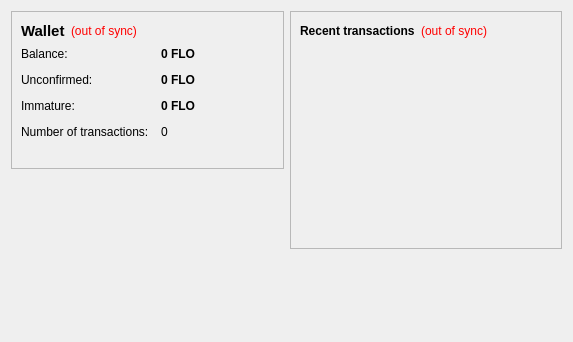
<?xml version="1.0" encoding="UTF-8"?>
<ui version="4.0">
 <class>OverviewPage</class>
 <widget class="QWidget" name="OverviewPage">
  <property name="geometry">
   <rect>
    <x>0</x>
    <y>0</y>
    <width>573</width>
    <height>342</height>
   </rect>
  </property>
  <property name="windowTitle">
   <string>Form</string>
  </property>
  <layout class="QHBoxLayout" name="horizontalLayout" stretch="1,1">
   <item>
    <layout class="QVBoxLayout" name="verticalLayout_2">
     <item>
      <widget class="QFrame" name="frame">
       <property name="frameShape">
        <enum>QFrame::StyledPanel</enum>
       </property>
       <property name="frameShadow">
        <enum>QFrame::Raised</enum>
       </property>
       <layout class="QVBoxLayout" name="verticalLayout_4">
        <item>
         <layout class="QHBoxLayout" name="horizontalLayout_4">
          <item>
           <widget class="QLabel" name="label_5">
            <property name="font">
             <font>
              <pointsize>11</pointsize>
              <weight>75</weight>
              <bold>true</bold>
             </font>
            </property>
            <property name="text">
             <string>Wallet</string>
            </property>
           </widget>
          </item>
          <item>
           <widget class="QLabel" name="labelWalletStatus">
            <property name="toolTip">
             <string>The displayed information may be out of date. Your wallet automatically synchronizes with the G8coin network after a connection is established, but this process has not completed yet.</string>
            </property>
            <property name="styleSheet">
             <string notr="true">QLabel { color: red; }</string>
            </property>
            <property name="text">
             <string notr="true">(out of sync)</string>
            </property>
            <property name="alignment">
             <set>Qt::AlignLeading|Qt::AlignLeft|Qt::AlignVCenter</set>
            </property>
           </widget>
          </item>
          <item>
           <spacer name="horizontalSpacer_2">
            <property name="orientation">
             <enum>Qt::Horizontal</enum>
            </property>
            <property name="sizeHint" stdset="0">
             <size>
              <width>40</width>
              <height>20</height>
             </size>
            </property>
           </spacer>
          </item>
         </layout>
        </item>
        <item>
         <layout class="QFormLayout" name="formLayout_2">
          <property name="fieldGrowthPolicy">
           <enum>QFormLayout::AllNonFixedFieldsGrow</enum>
          </property>
          <property name="horizontalSpacing">
           <number>12</number>
          </property>
          <property name="verticalSpacing">
           <number>12</number>
          </property>
          <item row="0" column="0">
           <widget class="QLabel" name="label">
            <property name="text">
             <string>Balance:</string>
            </property>
           </widget>
          </item>
          <item row="0" column="1">
           <widget class="QLabel" name="labelBalance">
            <property name="font">
             <font>
              <weight>75</weight>
              <bold>true</bold>
             </font>
            </property>
            <property name="cursor">
             <cursorShape>IBeamCursor</cursorShape>
            </property>
            <property name="toolTip">
             <string>Your current balance</string>
            </property>
            <property name="text">
             <string notr="true">0 FLO</string>
            </property>
            <property name="textInteractionFlags">
             <set>Qt::LinksAccessibleByMouse|Qt::TextSelectableByKeyboard|Qt::TextSelectableByMouse</set>
            </property>
           </widget>
          </item>
          <item row="1" column="0">
           <widget class="QLabel" name="label_3">
            <property name="text">
             <string>Unconfirmed:</string>
            </property>
           </widget>
          </item>
          <item row="1" column="1">
           <widget class="QLabel" name="labelUnconfirmed">
            <property name="font">
             <font>
              <weight>75</weight>
              <bold>true</bold>
             </font>
            </property>
            <property name="cursor">
             <cursorShape>IBeamCursor</cursorShape>
            </property>
            <property name="toolTip">
             <string>Total of transactions that have yet to be confirmed, and do not yet count toward the current balance</string>
            </property>
            <property name="text">
             <string notr="true">0 FLO</string>
            </property>
            <property name="textInteractionFlags">
             <set>Qt::LinksAccessibleByMouse|Qt::TextSelectableByKeyboard|Qt::TextSelectableByMouse</set>
            </property>
           </widget>
          </item>
          <item row="3" column="0">
           <widget class="QLabel" name="label_2">
            <property name="text">
             <string>Number of transactions:</string>
            </property>
           </widget>
          </item>
          <item row="3" column="1">
           <widget class="QLabel" name="labelNumTransactions">
            <property name="toolTip">
             <string>Total number of transactions in wallet</string>
            </property>
            <property name="text">
             <string notr="true">0</string>
            </property>
           </widget>
          </item>
          <item row="2" column="0">
           <widget class="QLabel" name="labelImmatureText">
            <property name="text">
             <string>Immature:</string>
            </property>
           </widget>
          </item>
          <item row="2" column="1">
           <widget class="QLabel" name="labelImmature">
            <property name="font">
             <font>
              <weight>75</weight>
              <bold>true</bold>
             </font>
            </property>
            <property name="toolTip">
             <string>Mined balance that has not yet matured</string>
            </property>
            <property name="text">
             <string notr="true">0 FLO</string>
            </property>
            <property name="textInteractionFlags">
             <set>Qt::LinksAccessibleByMouse|Qt::TextSelectableByKeyboard|Qt::TextSelectableByMouse</set>
            </property>
           </widget>
          </item>
         </layout>
        </item>
        <item>
         <widget class="QLabel" name="label_wallet_bgcoin">
          <property name="text">
           <string/>
          </property>
          <property name="pixmap">
           <pixmap resource="../bitcoin.qrc">:/images/wallet_bgcoin</pixmap>
          </property>
          <property name="scaledContents">
           <bool>false</bool>
          </property>
          <property name="alignment">
           <set>Qt::AlignCenter</set>
          </property>
          <property name="margin">
           <number>-2</number>
          </property>
         </widget>
        </item>
       </layout>
      </widget>
     </item>
     <item>
      <spacer name="verticalSpacer">
       <property name="orientation">
        <enum>Qt::Vertical</enum>
       </property>
       <property name="sizeHint" stdset="0">
        <size>
         <width>20</width>
         <height>40</height>
        </size>
       </property>
      </spacer>
     </item>
    </layout>
   </item>
   <item>
    <layout class="QVBoxLayout" name="verticalLayout_3">
     <item>
      <widget class="QFrame" name="frame_2">
       <property name="frameShape">
        <enum>QFrame::StyledPanel</enum>
       </property>
       <property name="frameShadow">
        <enum>QFrame::Raised</enum>
       </property>
       <layout class="QVBoxLayout" name="verticalLayout">
        <item>
         <layout class="QHBoxLayout" name="horizontalLayout_2">
          <item>
           <widget class="QLabel" name="label_4">
            <property name="text">
             <string>&lt;b&gt;Recent transactions&lt;/b&gt;</string>
            </property>
           </widget>
          </item>
          <item>
           <widget class="QLabel" name="labelTransactionsStatus">
            <property name="toolTip">
             <string>The displayed information may be out of date. Your wallet automatically synchronizes with the G8coin network after a connection is established, but this process has not completed yet.</string>
            </property>
            <property name="styleSheet">
             <string notr="true">QLabel { color: red; }</string>
            </property>
            <property name="text">
             <string notr="true">(out of sync)</string>
            </property>
            <property name="alignment">
             <set>Qt::AlignRight|Qt::AlignTrailing|Qt::AlignVCenter</set>
            </property>
           </widget>
          </item>
          <item>
           <spacer name="horizontalSpacer">
            <property name="orientation">
             <enum>Qt::Horizontal</enum>
            </property>
            <property name="sizeHint" stdset="0">
             <size>
              <width>40</width>
              <height>20</height>
             </size>
            </property>
           </spacer>
          </item>
         </layout>
        </item>
        <item>
         <widget class="QListView" name="listTransactions">
          <property name="styleSheet">
           <string notr="true">QListView { background: transparent; }</string>
          </property>
          <property name="frameShape">
           <enum>QFrame::NoFrame</enum>
          </property>
          <property name="verticalScrollBarPolicy">
           <enum>Qt::ScrollBarAlwaysOff</enum>
          </property>
          <property name="horizontalScrollBarPolicy">
           <enum>Qt::ScrollBarAlwaysOff</enum>
          </property>
          <property name="selectionMode">
           <enum>QAbstractItemView::NoSelection</enum>
          </property>
         </widget>
        </item>
       </layout>
      </widget>
     </item>
     <item>
      <spacer name="verticalSpacer_2">
       <property name="orientation">
        <enum>Qt::Vertical</enum>
       </property>
       <property name="sizeHint" stdset="0">
        <size>
         <width>20</width>
         <height>40</height>
        </size>
       </property>
      </spacer>
     </item>
    </layout>
   </item>
  </layout>
 </widget>
 <resources/>
 <connections/>
</ui>
